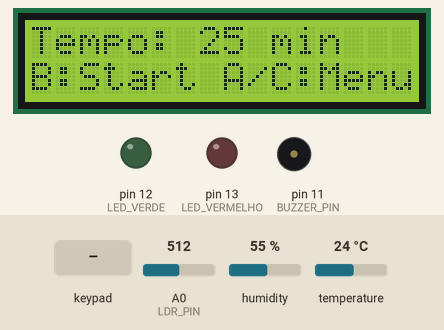
Simulated run of this sketch. Board: Arduino Uno, built with avr-gcc and run on an emulated ATmega328P. Parts: 16×2 character LCD, output pins drawn as LEDs (lit = HIGH), buzzer (waves = sounding, pin HIGH). The inputs (shaded band) are chosen by the test bench; at power-on: temperature 24 °C, A0 (LDR_PIN) = 512, humidity 55 %.

Above: at 2.8 s.
2.9 s: key 'B' pressed
At 3.6 s:
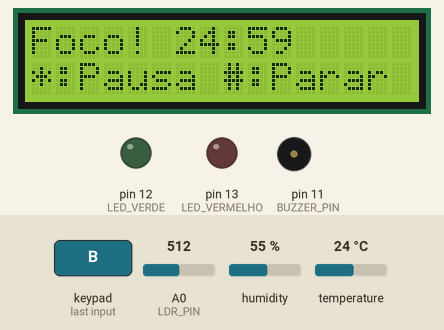
6.4 s: temperature set to 29.4 °C
9.0 s: temperature set to 30.9 °C
At 11.0 s:
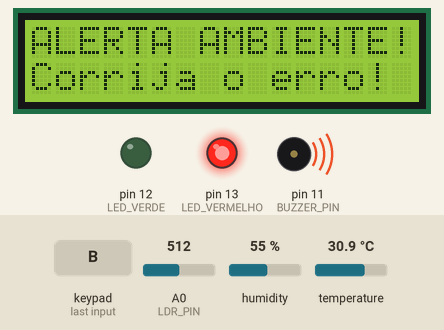
14.5 s: temperature set to 12 °C
At 17.0 s:
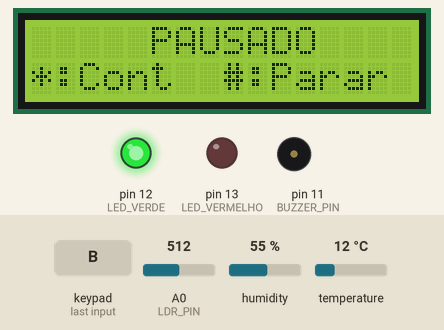
19.5 s: keypad keys 9 8 7 6 * pressed 0.4 s apart
At 21.9 s:
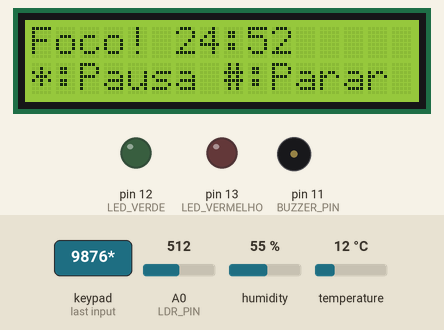
23.6 s: temperature set to 33 °C
At 27.8 s:
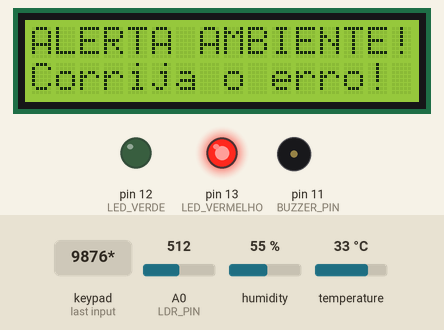
Timing chart, 0 to 29.3 s (numbered marks = the images above; inputs shaded):
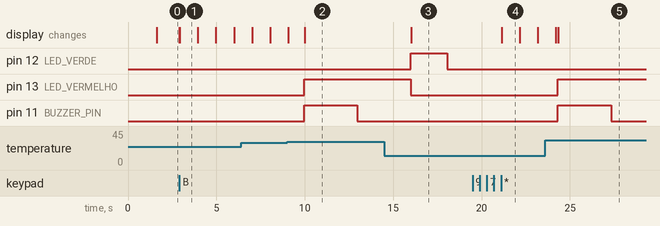

The sketch:

Fucuswork.ino
```cpp
#include <Wire.h>
#include <LiquidCrystal_I2C.h>
#include <Keypad.h>
#include <DHT.h>

LiquidCrystal_I2C lcd(0x27, 16, 2);
#define DHTPIN 10
#define DHTTYPE DHT22
#define LDR_PIN A0
#define BUZZER_PIN 11
#define LED_VERDE 12
#define LED_VERMELHO 13

DHT dht(DHTPIN, DHTTYPE);

// Teclado
const byte ROWS = 4;
const byte COLS = 4;
char keys[ROWS][COLS] = {
  {'1','2','3','A'},
  {'4','5','6','B'},
  {'7','8','9','C'},
  {'*','0','#','D'}
};
byte rowPins[ROWS] = {9, 8, 7, 6};
byte colPins[COLS] = {5, 4, 3, 2};
Keypad keypad = Keypad(makeKeymap(keys), rowPins, colPins, ROWS, COLS);

//  Estados do Sistema
enum State { HOME, MENU_PRESET, CUSTOM_TIME, RUNNING, ALARM, HELP };
State currentState = HOME;

// Variaveis de Tempo
unsigned long pomodoroMinutes = 25;
long timeRemaining = 0;
unsigned long lastMillis = 0;
bool isPaused = false;
String inputBuffer = "";

// Controle de Hardware
unsigned long lastSensorRead = 0;
bool environmentWasBad = false;
unsigned long greenLedTimer = 0;
unsigned long buzzerTimer = 0;
bool greenLedActive = false;
bool buzzerActive = false;

//  Alerta de limites
const int LDR_MIN = 200;
const int LDR_MAX = 1000;
const float TEMP_MAX = 30.0;
const float TEMP_MIN = 10.0;

void setup() {
  Serial.begin(9600);
  lcd.init();
  lcd.backlight();
  dht.begin();

  pinMode(BUZZER_PIN, OUTPUT);
  pinMode(LDR_PIN, INPUT);
  pinMode(LED_VERDE, OUTPUT);
  pinMode(LED_VERMELHO, OUTPUT);

  lcd.setCursor(0,0);
  lcd.print(" FocusWork 2.0  ");
  delay(1500);
  goHome();
}

void loop() {
  char key = keypad.getKey();

  // Verifica sensores constantemente
  checkEnvironmentAndLeds();

  switch (currentState) {
    case HOME:
      handleHome(key);
      break;
    case MENU_PRESET:
      handlePresets(key);
      break;
    case CUSTOM_TIME:
      handleCustomInput(key);
      break;
    case RUNNING:
      handleTimer(key);
      break;
    case ALARM:
      handleAlarm(key);
      break;
    case HELP:
      handleHelp(key);
      break;
  }
}

// Logicas dos Leds
void checkEnvironmentAndLeds() {
  // Atualiza leitura a cada 500ms
  if (millis() - lastSensorRead > 500) {
    float t = dht.readTemperature();
    int l = analogRead(LDR_PIN);

    // Verifica Limites
    bool tempBad = (t > TEMP_MAX || t < TEMP_MIN);
    bool luzBad = (l < LDR_MIN || l > LDR_MAX);
    bool isBadNow = (tempBad || luzBad);

    if (isBadNow) {
      // Situação de Erro
      digitalWrite(LED_VERMELHO, HIGH); // Vermelho LIGADO
      digitalWrite(LED_VERDE, LOW);     // Verde APAGADO
      greenLedActive = false;           // Cancela contagem do verde se houver erro

      // Pausa sistema se estiver rodando
      if (currentState == RUNNING && !isPaused) {
         isPaused = true;
      }

      // Buzzer toca 1 seg no início do erro
      if (!environmentWasBad) {
        digitalWrite(BUZZER_PIN, HIGH);
        buzzerTimer = millis();
        buzzerActive = true;
      }
      environmentWasBad = true; // Marca que deu erro
    }
    else {
      // Quando estiver estavel
      digitalWrite(LED_VERMELHO, LOW);
      digitalWrite(BUZZER_PIN, LOW);   // Desliga o Buzzer
      buzzerActive = false;

      // Detecta a recuperação
      if (environmentWasBad) {
        greenLedActive = true;
        greenLedTimer = millis();
        digitalWrite(LED_VERDE, HIGH); // Liga Verde
        environmentWasBad = false;     // Limpa a flag de erro
      }

      // Gerencia LED Verde
      if (greenLedActive) {
        // Se passar 2 seg ele apaga
        if (millis() - greenLedTimer > 2000) {
          digitalWrite(LED_VERDE, LOW);
          greenLedActive = false;
        }
      } else {
        digitalWrite(LED_VERDE, LOW);
      }
    }
    lastSensorRead = millis();
  }

  // Timer do Buzzer
  if (buzzerActive) {
    if (millis() - buzzerTimer > 3000) {
      digitalWrite(BUZZER_PIN, LOW);
      buzzerActive = false;
    }
  }
}

// Telas e Navegação

void goHome() {
  currentState = HOME;
  lcd.clear();
  lcd.setCursor(0,0);
  lcd.print("Tempo: "); lcd.print(pomodoroMinutes); lcd.print(" min");
  lcd.setCursor(0,1);
  lcd.print("B:Start A/C:Menu");
}

void handleHome(char key) {
  if (key == 'B') startTimer();
  if (key == 'A') {
    currentState = MENU_PRESET;
    lcd.clear();
    lcd.print("1:10 2:25 3:50");
    lcd.setCursor(0,1);
    lcd.print("#:Voltar");
  }
  if (key == 'C') {
    currentState = CUSTOM_TIME;
    inputBuffer = "";
    lcd.clear();
    lcd.print("Digite Minutos:");
    lcd.setCursor(0,1);
  }
  if (key == 'D') {
    currentState = HELP;
    lcd.clear();
    lcd.print("Info Teclas:");
  }
}

void handlePresets(char key) {
  if (key == '1') { pomodoroMinutes = 10; goHome(); }
  if (key == '2') { pomodoroMinutes = 25; goHome(); }
  if (key == '3') { pomodoroMinutes = 50; goHome(); }
  if (key == '#') goHome();
}

void handleCustomInput(char key) {
  lcd.setCursor(0, 1);
  lcd.print(inputBuffer);
  lcd.print("_ ");

  if (key >= '0' && key <= '9') {
    if (inputBuffer.length() < 2) inputBuffer += key;
  }
  else if (key == '#') {
    if (inputBuffer.length() > 0) {
      pomodoroMinutes = inputBuffer.toInt();
    }
    goHome();
  }
  else if (key == '*') {
    inputBuffer = "";
    lcd.setCursor(0,1); lcd.print("        ");
  }
}

void startTimer() {
  timeRemaining = pomodoroMinutes * 60;
  isPaused = false;
  currentState = RUNNING;
  lcd.clear();
}

void handleTimer(char key) {
  if (key == '*') {
    isPaused = !isPaused;
    lcd.clear();
  }
  if (key == '#') {
    goHome();
    return;
  }

  if (isPaused) {
    lcd.setCursor(0,0);
    if (environmentWasBad) {
      lcd.print("ALERTA AMBIENTE!");
    } else {
      lcd.print("     PAUSADO     ");
    }

    lcd.setCursor(0,1);
    if (environmentWasBad) {
        lcd.print("Corrija o erro! ");
    } else {
        lcd.print("*:Cont  #:Parar ");
    }
    return;
  }

  if (millis() - lastMillis >= 1000) {
    lastMillis = millis();
    if (timeRemaining > 0) timeRemaining--;
    else {
      currentState = ALARM;
      lcd.clear();
    }
  }

  int m = timeRemaining / 60;
  int s = timeRemaining % 60;
  lcd.setCursor(0,0);
  lcd.print("Foco! ");
  if (m<10) lcd.print("0"); lcd.print(m); lcd.print(":");
  if (s<10) lcd.print("0"); lcd.print(s);

  lcd.setCursor(0,1);
  lcd.print("*:Pausa #:Parar");
}

void handleAlarm(char key) {
  lcd.setCursor(0,0); lcd.print("ACABOU O TEMPO!");
  lcd.setCursor(0,1); lcd.print("#:Parar o Alarme");

  tone(BUZZER_PIN, 1500);

  if (key == '#') {
    noTone(BUZZER_PIN);
    goHome();
  }
}

void handleHelp(char key) {
  lcd.setCursor(0,0); lcd.print("A:Menu C:Definir");
  lcd.setCursor(0,1); lcd.print("*:Pausa #:Sair");
  if (key == '#') goHome();
}
```

Measured:
- the behaviour switches between 30 and 30.1 °C on temperature (found by bisection; images 1 and 2)
- after the input at 2.9 s, the display: first changes at once (image 1 shows a later state)
- after the input at 9.0 s, pin 13 (LED_VERMELHO): LOW → HIGH after 0.96 s; pin 11 (BUZZER_PIN): LOW → HIGH after 0.96 s, → LOW 3.0 s later; the display: first differs from a run without the input after 0.99 s (image 2)
- after the input at 14.5 s, pin 12 (LED_VERDE): LOW → HIGH after 1.5 s, → LOW 2.1 s later; pin 13 (LED_VERMELHO): HIGH → LOW after 1.5 s; the display: changes after 1.5 s (image 3)
- after the input at 19.5 s, the display: changes after 1.6 s (image 4)
- after the input at 23.6 s, pin 13 (LED_VERMELHO): LOW → HIGH after 0.71 s; pin 11 (BUZZER_PIN): LOW → HIGH after 0.71 s, → LOW 3.0 s later; the display: first differs from a run without the input after 0.74 s (image 5)
- what the display in image 4 shows lasts 1.1 s, from 21.1 s to 22.2 s
